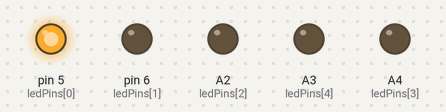
Recording of a sketch running on a simulated Arduino Uno, built with avr-gcc and run on an emulated ATmega328P. Parts: output pins drawn as LEDs (lit = HIGH).

Above: at 0.1 s.
At 0.6 s:
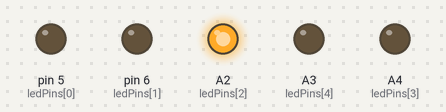
At 1.3 s:
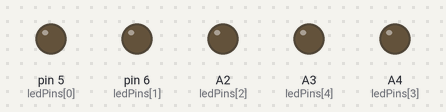
Timing chart, 0 to 2.8 s (numbered marks = the images above):
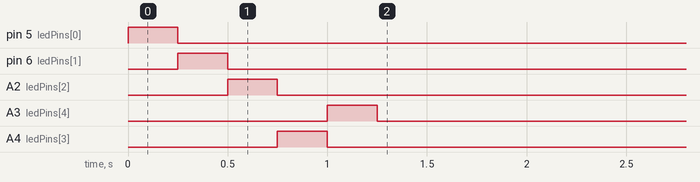

The sketch:

listing8_3.ino
```cpp
int ledPins[] = {5, 6, A2, A4, A3};

void setup() {
  for (int i = 0; i < 5; i++) {
    pinMode(ledPins[i], OUTPUT);
    digitalWrite(ledPins[i], HIGH);
    delay(250);
    digitalWrite(ledPins[i], LOW);
  }
}

void loop() {
}
```
